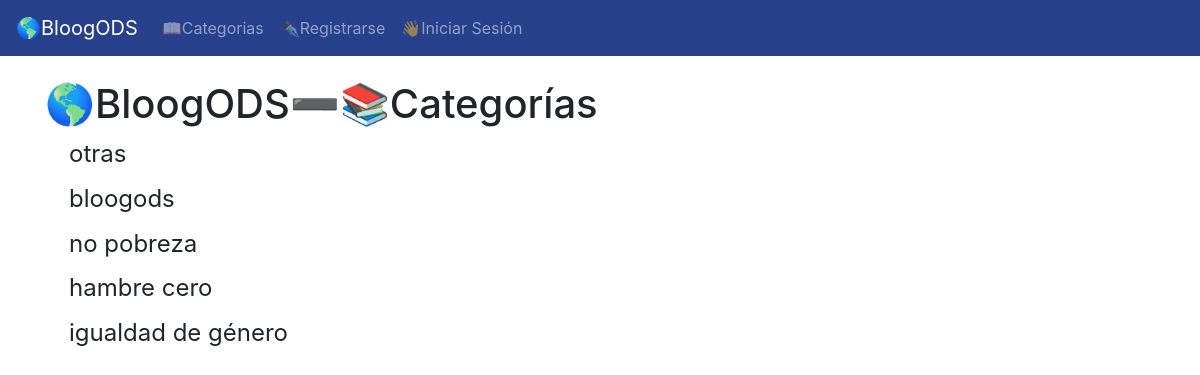
Page /category-list/ on the earlier database version.
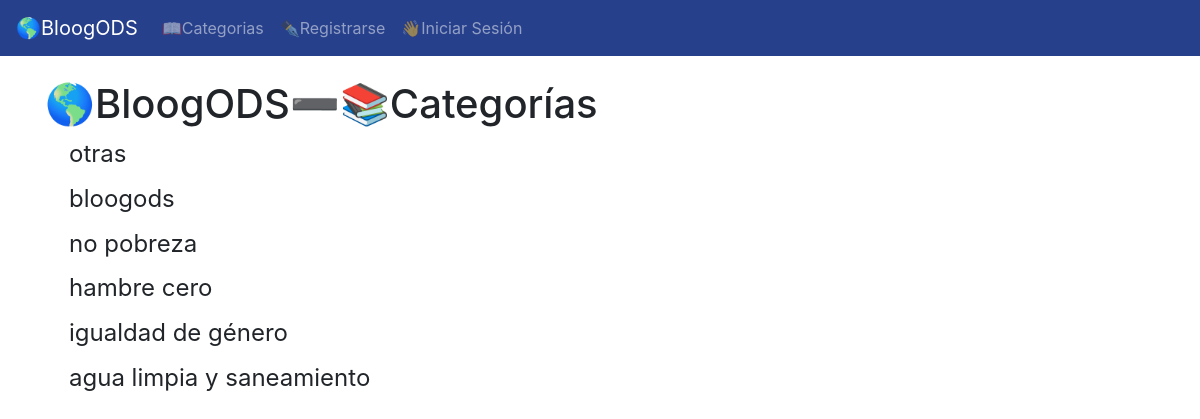
Same page on the later database version.
### theblog/models.py (models this page shows, shortened)
class Category(models.Model):
    name = models.CharField(max_length=255)
    def __str__(self):
        return self.name

### theblog/views.py (the view)
# urls.py: path('category-list/', CategoryListView, name='category-list'),
def CategoryListView(request):
    cat_menu_list = Category.objects.all()
    return render(request, 'category_list.html', {'cat_menu_list':cat_menu_list})

### theblog/templates/category_list.html (shortened to what this page needs)
{% extends 'base.html' %}
{% block content %}
    <h1>🌎BloogODS➖📚Categorías</h1>
        {% for item in cat_menu_list %}
            <h4><a class="dropdown-item" href="{% url 'category' item|slugify %}">{{item}}</a></h4>
        {% endfor %}
{% endblock  %}

Differences in the rows shown:
added Category: name "agua limpia y saneamiento"
